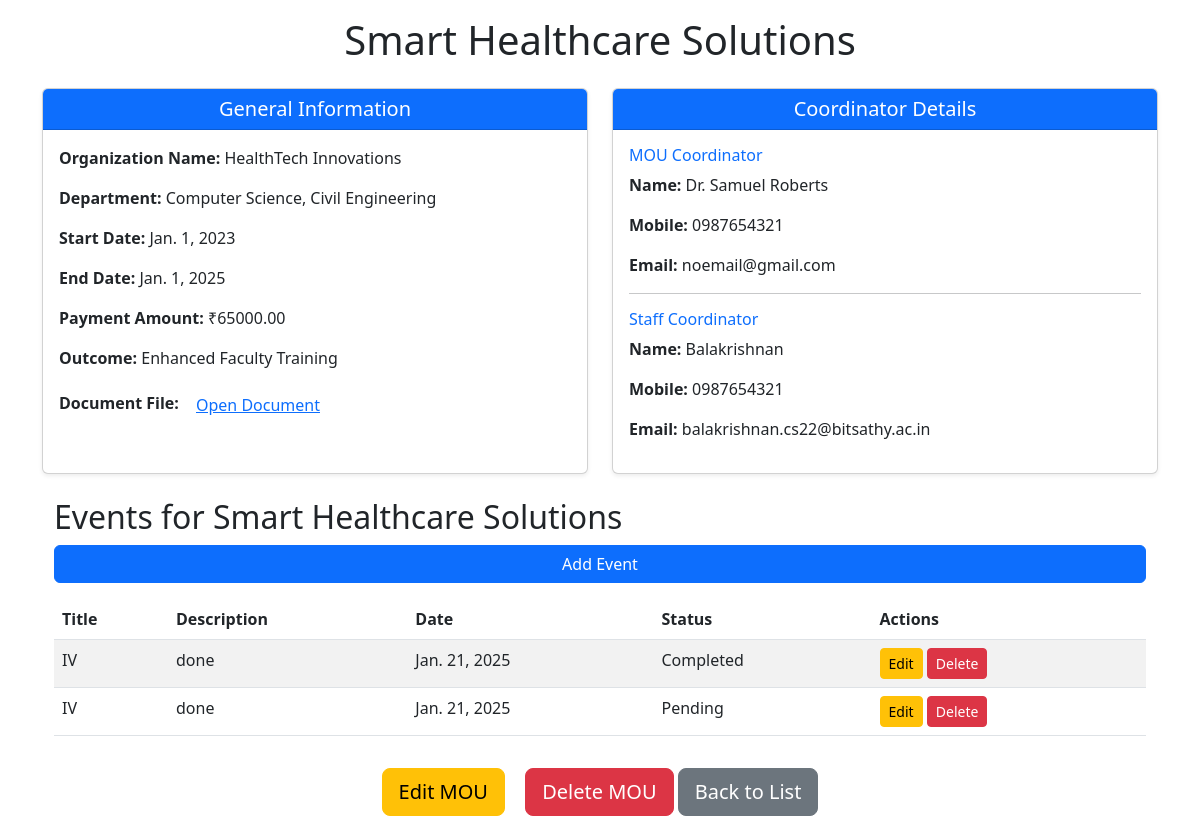
The app's page /view/6/ with its own data.
### mou/models.py (models this page shows, shortened)
class MOU(models.Model):
    title = models.CharField(max_length=255)
    organization_name = models.CharField(max_length=255, blank=True, null=True)
    department_choices = [
        ('cse', 'Computer Science and Engineering'),
        ('it', 'Information Technology'),
        ('ece', 'Electronics and Communication Engineering'),
        ('mech', 'Mechanical Engineering'),
        ('civil', 'Civil Engineering'),
    ]
    department = models.ManyToManyField('Department', related_name='mous')
    start_date = models.DateField()
    end_date = models.DateField()
    document = models.FileField(upload_to='mou_documents/', blank=True, null=True)
    status_choices = [
        ('draft', 'Draft'),
        ('active', 'Active'),
        ('expired', 'Expired'),
    ]
    status = models.CharField(max_length=20, choices=status_choices, default='draft')
    mou_coordinator_name = models.CharField(max_length=100, blank=True, null=True)
    mou_coordinator_mobile = models.CharField(max_length=15, blank=True, null=True)
    mou_coordinator_email = models.EmailField(blank=True, null=True)
    staff_coordinator_name = models.CharField(max_length=100, blank=True, null=True)
    staff_coordinator_mobile = models.CharField(max_length=15, blank=True, null=True)
    staff_coordinator_email = models.EmailField(blank=True, null=True)
    outcome_choices = [
        ('placement', 'Placement'),
        ('iv', 'Industrial Visit'),
        ('workshop', 'Workshop'),
        ('research', 'Research Collaboration'),
        ('internship', 'Internship'),
    ]
    outcome = models.ManyToManyField(Outcome, related_name='mous')
    payment_paid = models.DecimalField(max_digits=10, decimal_places=2, default=0.00)

class Outcome(models.Model):
    code = models.CharField(max_length=10, unique=True)
    name = models.CharField(max_length=100)

class Event(models.Model):
    mou = models.ForeignKey('MOU', on_delete=models.CASCADE, related_name='events')
    title = models.CharField(max_length=255)
    description = models.TextField()
    date = models.DateField()
    status = models.CharField(
        max_length=50,
        choices=[
            ('Pending', 'Pending'),
            ('Completed', 'Completed'),
        ],
        default='Pending'
    )

### mou/views.py (the view)
# urls.py: path('view/<int:mou_id>/', views.view_mou, name='view_mou'),
def view_mou(request, mou_id):
    mou = get_object_or_404(MOU.objects.prefetch_related('department', 'outcome'), id=mou_id)
    events = mou.events.all()
    department = ', '.join([dept.name for dept in mou.department.all()])
    outcome = ', '.join([out.name for out in mou.outcome.all()])
    return render(request, 'mou/view_mou.html', {
        'mou': mou,
        'events': events,
        'department': department,
        'outcome': outcome,
    })

### mou/templates/mou/view_mou.html (shortened to what this page needs)
<!DOCTYPE html>
<html lang="en">
<head>
    <link href="https://cdn.jsdelivr.net/npm/bootstrap@5.3.0/dist/css/bootstrap.min.css" rel="stylesheet">
</head>
<body>
    <div class="container mt-3">
        <div class="text-center mb-3">
            <h1>{{ mou.title }}</h1>
        </div>
        <div class="content row">
            <div class="col-md-6">
                <div class="card shadow-sm h-100">
                    <div class="card-header bg-primary text-white text-center">
                        <h5 class="mb-0">General Information</h5>
                    </div>
                    <div class="card-body">
                        <p><strong>Organization Name:</strong> {{ mou.organization_name }}</p>
                        <p><strong>Department:</strong> {{ department }}</p>
                        <p><strong>Start Date:</strong> {{ mou.start_date }}</p>
                        <p><strong>End Date:</strong> {{ mou.end_date }}</p>
                        <p><strong>Payment Amount:</strong> ₹{{ mou.payment_paid }}</p>
                        <p><strong>Outcome:</strong> {{ outcome }}</p>
                        <p>
                            <strong>Document File:</strong>
                            {% if mou.document %}
                            <a href="{{ mou.document.url }}" target="_blank" class="btn btn-link">Open Document</a>
                            {% else %}
                                <span class="text-muted">No document uploaded</span>
                            {% endif %}
                        </p>
                    </div>
                </div>
            </div>
            <div class="col-md-6">
                <div class="card shadow-sm h-100">
                    <div class="card-header bg-primary text-white text-center">
                        <h5 class="mb-0">Coordinator Details</h5>
                    </div>
                    <div class="card-body">
                        <h6 class="text-primary">MOU Coordinator</h6>
                        <p><strong>Name:</strong> {{ mou.mou_coordinator_name }}</p>
                        <p><strong>Mobile:</strong> {{ mou.mou_coordinator_mobile }}</p>
                        <p><strong>Email:</strong> {{ mou.mou_coordinator_email }}</p>
                        <hr>
                        <h6 class="text-primary">Staff Coordinator</h6>
                        <p><strong>Name:</strong> {{ mou.staff_coordinator_name }}</p>
                        <p><strong>Mobile:</strong> {{ mou.staff_coordinator_mobile }}</p>
                        <p><strong>Email:</strong> {{ mou.staff_coordinator_email }}</p>
                    </div>
                </div>
            </div>
        </div>
        <div class="container mt-4">
            <h2>Events for {{ mou.title }}</h2>
            <a href="{% url 'add_event' mou.id %}" class="btn btn-primary mb-3">Add Event</a>
            {% if events %}
                <table class="table table-striped">
                    <thead>
                        <tr>
                            <th>Title</th>
                            <th>Description</th>
                            <th>Date</th>
                            <th>Status</th>
                            <th>Actions</th>
                        </tr>
                    </thead>
                    <tbody>
                        {% for event in events %}
                            <tr>
                                <td>{{ event.title }}</td>
                                <td>{{ event.description }}</td>
                                <td>{{ event.date }}</td>
                                <td>{{ event.status }}</td>
                                <td>
                                    <a href="{% url 'edit_event' event.id %}" class="btn btn-warning btn-sm">Edit</a>
                                    <a href="{% url 'delete_event' event.id %}" class="btn btn-danger btn-sm" onclick="return confirm('Are you sure you want to delete this event?')">Delete</a>
                                </td>
                            </tr>
                        {% endfor %}
                    </tbody>
                </table>
            {% else %}
                <p>No events added yet.</p>
            {% endif %}
        </div>
        <div class="text-center mt-3">
            <a href="{% url 'edit_mou' mou.id %}" class="btn btn-warning btn-lg me-3">Edit MOU</a>
            <a href="{% url 'delete_mou' mou.id %}" class="btn btn-danger btn-lg" onclick="return confirm('Are you sure you want to delete this MOU?')">Delete MOU</a>
            <a href="{% url 'mou_list' %}" class="btn btn-secondary btn-lg">Back to List</a>
        </div>
    </div>
</body>
</html>

### mou/templates/mou/view_mou.html (style rules this page uses)
body, html { height: 100%; }
.container { height: 80%; display: flex; flex-direction: column; }
.content { flex-grow: 1; }

### records on screen
MOU: title "Smart Healthcare Solutions", organization_name "HealthTech Innovations", start_date "Jan. 1, 2023", end_date "Jan. 1, 2025", payment_paid "65000.00", mou_coordinator_name "Dr. Samuel Roberts", mou_coordinator_mobile "0987654321", mou_coordinator_email "noemail@gmail.com", staff_coordinator_name "Balakrishnan", staff_coordinator_mobile "0987654321", staff_coordinator_email "balakrishnan.cs22@bitsathy.ac.in"
Outcome: name "Enhanced Faculty Training"
Event: title "IV", description "done", date "Jan. 21, 2025", status "Completed"
Event: title "IV", description "done", date "Jan. 21, 2025", status "Pending"

### other values on screen
{{ department }} "Computer Science, Civil Engineering"
